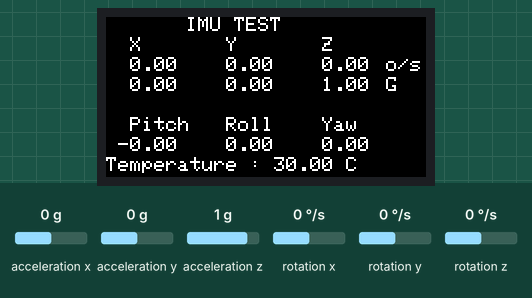
Recording of a program running on a simulated ESP32. Parts: 160×80 colour display. Inputs (shaded band) come from the test bench; at power-on: acceleration x 0 g, acceleration y 0 g, acceleration z 1 g, rotation x 0 °/s, rotation y 0 °/s, rotation z 0 °/s. Nothing arrives over Bluetooth unless stated; a phone connects over Bluetooth LE 3 s after start; what the program prints to the serial monitor is not drawn.

Above: at 1.3 s.
1.4 s: acceleration x set to -1.4 g
At 2.1 s:
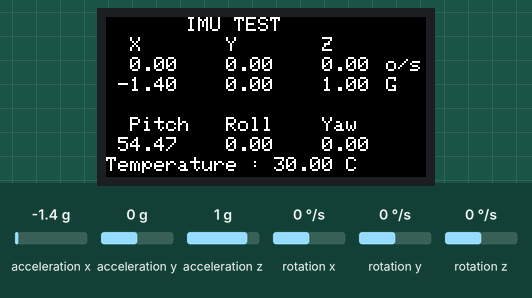
2.9 s: acceleration y set to -1.4 g
At 3.8 s:
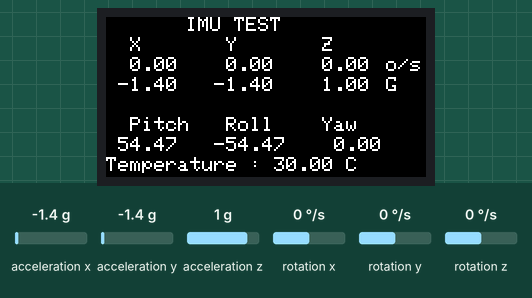
4.4 s: acceleration z set to -1.4 g
At 4.8 s:
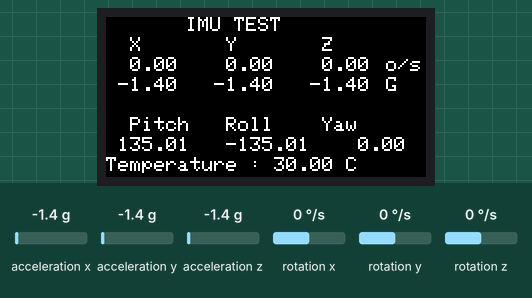
5.9 s: rotation x set to -192 °/s
At 6.2 s:
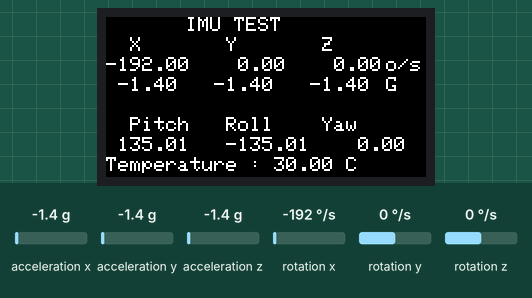
7.4 s: rotation y set to -192 °/s
At 8.6 s:
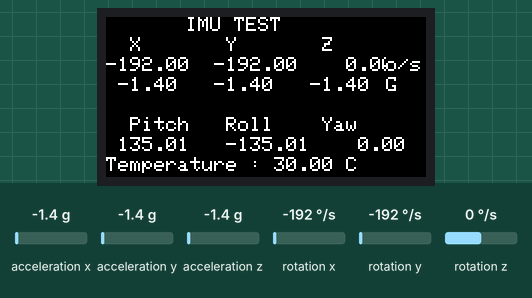
8.9 s: rotation z set to -192 °/s
At 10.4 s:
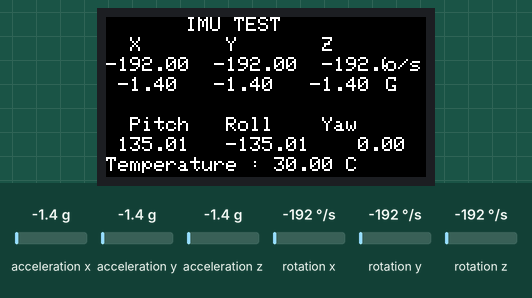
Timing chart, 0 to 11.4 s (numbered marks = the images above; inputs shaded):
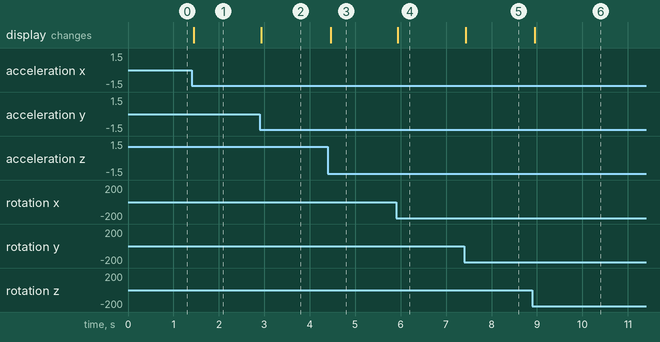

The program:

main.cpp
```cpp
#include <Arduino.h>
#include <M5StickC.h>

#include <BLEDevice.h>
#include <BLEServer.h>
#include <BLEUtils.h>
#include <BLE2902.h>

BLEServer* pServer = NULL;
BLECharacteristic* pCharacteristic = NULL;
bool deviceConnected = false;
bool oldDeviceConnected = false;
uint32_t value = 0;

// See the following for generating UUIDs:
// https://www.uuidgenerator.net/

#define SERVICE_UUID        "4fafc201-1fb5-459e-8fcc-c5c9c331914b"
#define CHARACTERISTIC_UUID "beb5483e-36e1-4688-b7f5-ea07361b26a8"


class MyServerCallbacks: public BLEServerCallbacks {
    void onConnect(BLEServer* pServer) {
      deviceConnected = true;
      BLEDevice::startAdvertising();
    };

    void onDisconnect(BLEServer* pServer) {
      deviceConnected = false;
    }
};

float accX = 0.0F;
float accY = 0.0F;
float accZ = 0.0F;

float gyroX = 0.0F;
float gyroY = 0.0F;
float gyroZ = 0.0F;

float pitch = 0.0F;
float roll  = 0.0F;
float yaw   = 0.0F;

void setup() {
  // put your setup code here, to run once:
  Serial.begin(115200);

  // Create the BLE Device
  BLEDevice::init("ESP32");

  // Create the BLE Server
  pServer = BLEDevice::createServer();
  pServer->setCallbacks(new MyServerCallbacks());

  // Create the BLE Service
  BLEService *pService = pServer->createService(SERVICE_UUID);

  // Create a BLE Characteristic
  pCharacteristic = pService->createCharacteristic(
                      CHARACTERISTIC_UUID,
                      BLECharacteristic::PROPERTY_READ   |
                      BLECharacteristic::PROPERTY_WRITE  |
                      BLECharacteristic::PROPERTY_NOTIFY |
                      BLECharacteristic::PROPERTY_INDICATE
                    );

  // https://www.bluetooth.com/specifications/gatt/viewer?attributeXmlFile=org.bluetooth.descriptor.gatt.client_characteristic_configuration.xml
  // Create a BLE Descriptor
  pCharacteristic->addDescriptor(new BLE2902());

  // Start the service
  pService->start();

  // Start advertising
  BLEAdvertising *pAdvertising = BLEDevice::getAdvertising();
  pAdvertising->addServiceUUID(SERVICE_UUID);
  pAdvertising->setScanResponse(false);
  pAdvertising->setMinPreferred(0x0);  // set value to 0x00 to not advertise this parameter
  BLEDevice::startAdvertising();
  Serial.println("Waiting a client connection to notify...");

  M5.begin();
  M5.IMU.Init();
  M5.Lcd.setRotation(3);
  M5.Lcd.fillScreen(BLACK);
  M5.Lcd.setTextSize(1);
  M5.Lcd.setCursor(40, 0);
  M5.Lcd.println("IMU TEST");
  M5.Lcd.setCursor(0, 10);
  M5.Lcd.println("  X       Y       Z");
  M5.Lcd.setCursor(0, 50);
  M5.Lcd.println("  Pitch   Roll    Yaw");
}

float temp = 0;
/*****************************************
M5.IMU.getGyroData(&gyroX,&gyroY,&gyroZ);
M5.IMU.getAccelData(&accX,&accY,&accZ);
M5.IMU.getAhrsData(&pitch,&roll,&yaw);
M5.IMU.getTempData(&temp);
*****************************************/
void loop() {
  // put your main code here, to run repeatedly:
  M5.IMU.getGyroData(&gyroX,&gyroY,&gyroZ);
  M5.IMU.getAccelData(&accX,&accY,&accZ);
  M5.IMU.getAhrsData(&pitch,&roll,&yaw);
  M5.IMU.getTempData(&temp);

  M5.Lcd.setCursor(0, 20);
  M5.Lcd.printf("%6.2f  %6.2f  %6.2f      ", gyroX, gyroY, gyroZ);
  M5.Lcd.setCursor(140, 20);
  M5.Lcd.print("o/s");
  M5.Lcd.setCursor(0, 30);
  M5.Lcd.printf(" %5.2f   %5.2f   %5.2f   ", accX, accY, accZ);

  // Serial.println(accX_p);
  M5.Lcd.setCursor(140, 30);
  M5.Lcd.print("G");
  M5.Lcd.setCursor(0, 60);
  M5.Lcd.printf(" %5.2f   %5.2f   %5.2f   ", pitch, roll, yaw);

  M5.Lcd.setCursor(0, 70);
  M5.Lcd.printf("Temperature : %.2f C", temp);

  // notify changed value
    if (deviceConnected) {
        String temp = "";
        temp += pitch;
        temp += ",";
        temp += roll;
        temp += ",";
        temp += yaw;

        pCharacteristic->setValue((char*)temp.c_str());
        pCharacteristic->notify();
        value++;
        delay(10); // bluetooth stack will go into congestion, if too many packets are sent, in 6 hours test i was able to go as low as 3ms
    }
    // disconnecting
    if (!deviceConnected && oldDeviceConnected) {
        delay(500); // give the bluetooth stack the chance to get things ready
        pServer->startAdvertising(); // restart advertising
        Serial.println("start advertising");
        oldDeviceConnected = deviceConnected;
    }
    // connecting
    if (deviceConnected && !oldDeviceConnected) {
        // do stuff here on connecting
        oldDeviceConnected = deviceConnected;
    }
}
```

Measured:
- after the input at 1.4 s, the display: changes after 0.05 s (image 1)
- after the input at 2.9 s, the display: changes at once (image 2)
- after the input at 4.4 s, the display: changes after 0.06 s (image 3)
- after the input at 5.9 s, the display: changes at once (image 4)
- after the input at 7.4 s, the display: changes at once (image 5)
- after the input at 8.9 s, the display: changes after 0.05 s (image 6)
